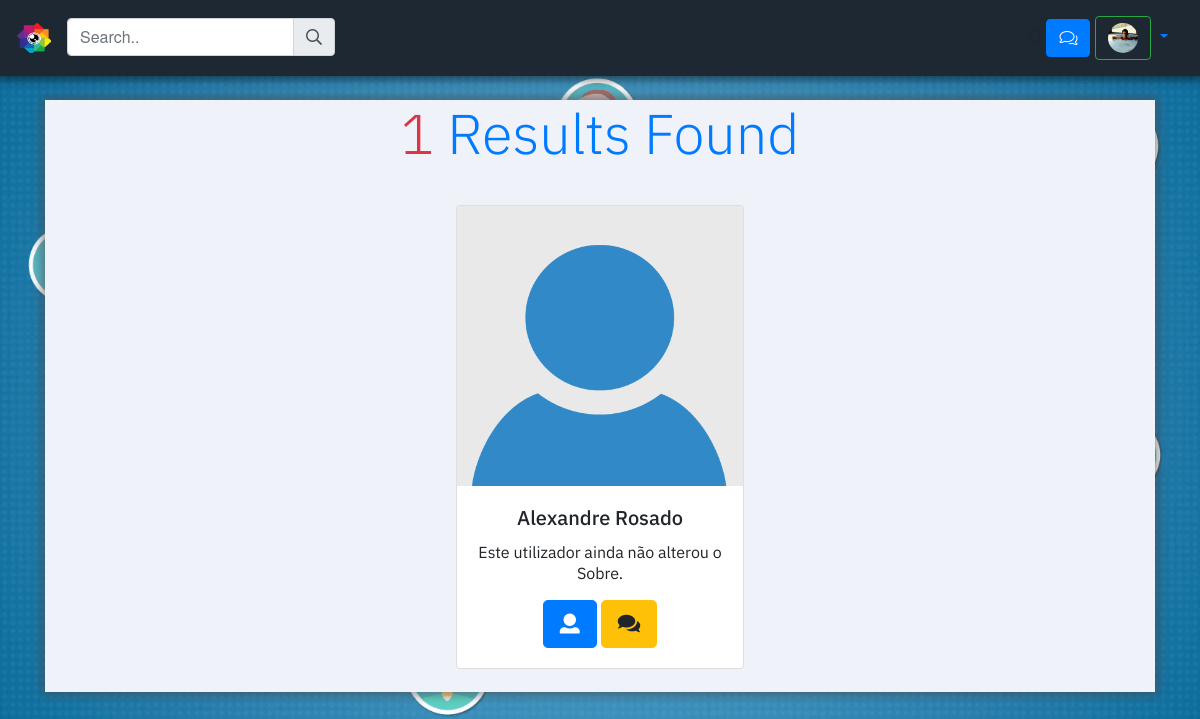
Screenshot of /pesquisa.php?s=Alexandre (signed in) with the database file from the repository.
### tables this page shows
CREATE TABLE `users` (
  `id` int(11) NOT NULL,
  `f_nome` mediumtext NOT NULL,
  `l_nome` mediumtext NOT NULL,
  `idade` int(11) NOT NULL,
  `email` varchar(60) NOT NULL,
  `username` varchar(30) NOT NULL,
  `password` varchar(255) NOT NULL,
  `sobre` varchar(255) NOT NULL DEFAULT 'Este utilizador ainda não alterou o Sobre.',
  `foto` varchar(255) NOT NULL DEFAULT 'imagens/avatar.png',
  `ativado` int(11) NOT NULL DEFAULT '0',
  `token` mediumtext NOT NULL,
  `ip` varchar(100) NOT NULL,
  `facebook` varchar(200) NOT NULL,
  `instagram` varchar(200) NOT NULL,
  `twitter` varchar(200) NOT NULL,
  `id_estado` int(11) NOT NULL
);

### pesquisa.php (the view, shortened to what this page needs)
<?php
include 'header.php';
echo "<div class='text-center' style='background-color: #f0f2fa; box-shadow: 0px 0px 10px 3px rgba(72, 72, 72, 0.6);'>";
if (isset($_GET['s'])) {
	$pesquisa = htmlspecialchars(mysqli_real_escape_string($link, $_GET['s']));
	$query = mysqli_query($link, "SELECT * FROM users WHERE f_nome LIKE '%$pesquisa%' OR l_nome LIKE '%$pesquisa%' OR username LIKE '%$pesquisa%'") or die(mysqli_error($link));
	$conta = mysqli_num_rows($query);
	if ($conta > 0) {
		echo "<p class='text-center postbi display-4 text-primary'><span class='text-danger'>$conta</span> Results Found</p>";
		while ($info_user = mysqli_fetch_array($query)) {
			$id_user = $info_user['id'];
			$foto = $info_user['foto'];
			$nome = $info_user['f_nome'];
			$apelido = $info_user['l_nome'];
			$sobre = $info_user['sobre'];
			?>
			<div style="display: inline-block; padding: 2%;" class="postbi">
				<div class="card" style="width: 18rem;">
					<img class="card-img-top" src="<?php echo $foto; ?>" alt="Card image cap" style="height: 280px;">
					<div class="card-body">
						<h5 class="card-title"><?php echo $nome." ".$apelido; ?></h5>
						<p class="card-text"><?php echo $sobre; ?></p>
						<a href="profile/<?php echo $id_user; ?>" class="btn btn-lg btn-primary" style="display: inline-block;"><i class="fa fa-user"></i></a>
						<form method="POST" style="display: inline-block;">
							<button type="submit" class="btn btn-lg btn-warning" name="mensagem"><i class="fas fa-comments"></i></button>
						</form>
					</div>
				</div>
			</div>
			<?php
		}
	} else {
		$_SESSION['alerta'] = "Não foram encontrados utilizadores.";
	}
}
echo "</div>";
?>
<?php include 'footer.php'; ?>

### header.php (shortened to what this page needs)
<?php
include 'codigo.php';
$pagina = basename($_SERVER['PHP_SELF']);
?>
<!DOCTYPE html>
<html lang="en-en">
<head>
	<link rel="stylesheet" href="https://cdnjs.cloudflare.com/ajax/libs/animate.css/3.5.2/animate.min.css">
	</head>
	<body id="body" <?php if (isset($_SESSION['user'])) { ?> style="background: url('bg.png'); background-repeat: no-repeat;
	background-attachment: fixed;
	background-position: center;
	background-size: cover" <?php } else { ?> data-vide-bg="motionplace" <?php } ?>>
	<nav class="navbar navbar-expand-lg navbar-light bg-light" style="background: rgba(30, 40, 51, 1) !important; box-shadow: 0px 0px 10px 3px rgba(0, 0, 0, 0.6);">
		<a class="navbar-brand" href="<?php if (isset($_SESSION['user']['5'])) { ?>home.php<?php } else { ?>index.php <?php } ?>" style="margin-right: 0;"><img src="logo_naked3.png" width="35" height="30" class="d-inline-block align-top" alt=""></a>
		<div class="collapse navbar-collapse" id="navbarSupportedContent">
			<ul class="navbar-nav mr-auto">
				<li class="nav-item active">
					<?php if (isset($_SESSION['user'])) { ?>
						<a class="nav-link" href="home.php"><i class="fas fa-home" style="color: #007bff;"></i> <span class="sr-only">(current)</span></a>
					<?php } ?>
				</li>
				<?php
				if (isset($_SESSION['user'])) {
					?>
					<li>
						<form name="pesquisa" method="POST" autocomplete="off">
							<div class="input-group">
								<input id="search_text" type="text" name="search" class="form-control" placeholder="Search.." onblur="pesquisar(this)">
								<div class="input-group-append">
									<span class="input-group-text" id="basic-addon1"><i class="far fa-search"></i></span>
								</div>
							</div>
						</form>
					</li>
					<?php
				}
				?>
			</ul>
			<?php
			if (isset($_SESSION['user'])) {
				?>
				<div style="display: inline-block;">
					<i class="far fa-bell"></i><span class="badge badge-light menino"><?php if (isset($_SESSION['notificacao'])) { echo $_SESSION['notificacao']; } ?></span>
					<a href="mensagens.php" class="btn btn-primary"><i class="fal fa-comments"></i></a>
				</div>
				<?php
			}
			?>
			<div class="dropdown show" style="padding-left: 5px;">
				<a class="nav-link dropdown-toggle" href="#" id="navbarDropdown" role="button" data-toggle="dropdown" aria-haspopup="true" aria-expanded="false" style="padding-left: 0;">
					<button class="btn btn-outline-success my-2 my-sm-0" type="submit">
						<?php
						if (isset($_SESSION['user'])) {
							$id = $username = $_SESSION['user'][5];
							$sel = mysqli_query($link, "SELECT foto FROM users WHERE id='$id'");
							$info_sel = mysqli_fetch_assoc($sel);
							$foto_header = $info_sel['foto'];
							if ($foto_header == "imagens/avatar.png") {
								echo '<i class="fas fa-user"></i>';
							} else {
								echo "<img data-src='$foto_header' class='img-responsive rounded-circle lazy_img' alt='Avatar' style='width: 30px;'>";
							}
						} else {
							echo '<i class="fas fa-user"></i>';
						}
						?>
					</button>
				</a>
			</div>
		</div>
	</nav>
<?php if ($pagina != "profile/") { echo "<div class='container' style='padding-top: 2%;'>"; } else { echo "<div class='container-fluid' style='padding-top: 2%; padding-right: 10%; padding-left: 10%;'>"; } ?>

### rows the page displays
users: foto (picture)
users: foto (placeholder picture), f_nome "Alexandre", l_nome "Rosado", sobre "Este utilizador ainda não alterou o Sobre."

### other values shown
$conta "1"
